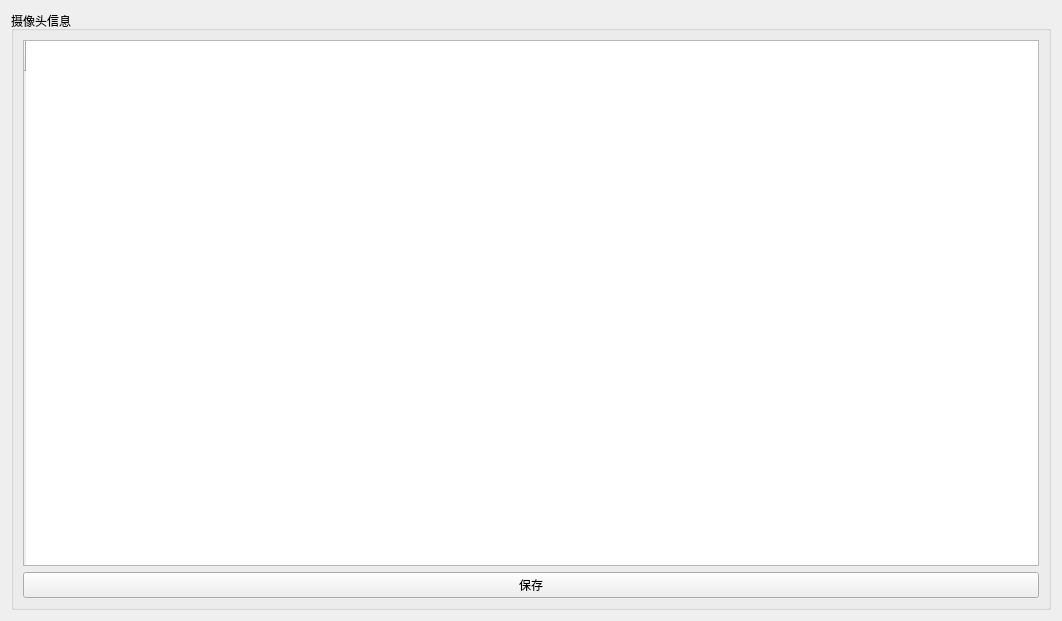
<?xml version="1.0" encoding="UTF-8"?>
<ui version="4.0">
 <class>camera</class>
 <widget class="QWidget" name="camera">
  <property name="geometry">
   <rect>
    <x>0</x>
    <y>0</y>
    <width>1062</width>
    <height>621</height>
   </rect>
  </property>
  <property name="windowTitle">
   <string>Form</string>
  </property>
  <layout class="QGridLayout" name="gridLayout_3">
   <item row="0" column="0">
    <widget class="QGroupBox" name="groupBox">
     <property name="title">
      <string>摄像头信息</string>
     </property>
     <layout class="QGridLayout" name="gridLayout">
      <item row="0" column="0">
       <widget class="QTableWidget" name="tableWidget">
        <row>
         <property name="text">
          <string/>
         </property>
        </row>
       </widget>
      </item>
      <item row="1" column="0">
       <widget class="QPushButton" name="pushButton">
        <property name="text">
         <string>保存</string>
        </property>
       </widget>
      </item>
     </layout>
    </widget>
   </item>
  </layout>
 </widget>
 <resources/>
 <connections/>
</ui>
